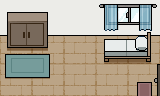

This game map was drawn from its Tiled (.tmx) file and the tilesets committed beside it. A one-line description and the full map source follow:
An orthogonal 5x3 tile map with 32x32 px tiles, 1 tile layer (Tile Layer 1) and 8 objects.

<map version="1.10" tiledversion="1.11.2" orientation="orthogonal" renderorder="right-down" width="5" height="3" tilewidth="32" tileheight="32" infinite="0" nextlayerid="7" nextobjectid="13">
 <tileset firstgid="1" name="map-tileset" tilewidth="32" tileheight="32" tilecount="15" columns="5">
  <image source="../images/bedroom.png" width="160" height="96" />
 </tileset>
 <layer id="1" name="Tile Layer 1" width="5" height="3">
  <data encoding="csv">
1,2,3,4,5,
6,7,8,9,10,
11,12,13,14,15
</data>
 </layer>
 <objectgroup id="2" name="Collisions">
  <object id="2" x="-2.54545" y="99" width="186.705" height="10" />
  <object id="3" x="-3" y="-3.02856" width="-10" height="101.756" />
  <object id="4" x="-3.10153" y="-3" width="166.13" height="12.4586" />
  <object id="5" x="163" y="-3.02856" width="10" height="64.9908" />
  <object id="12" x="173.75" y="44.9714" width="10" height="64.9908" />
  <object id="8" x="110.706" y="42.5688" width="39.7242" height="0.0636364" />
 </objectgroup>
 <objectgroup id="6" name="out" offsetx="1.83621" offsety="0">
  <object id="10" x="170" y="63.4545" width="1.27273" height="32.5455" />
 </objectgroup>
 <objectgroup id="4" name="cabinet">
  <object id="7" x="13.5938" y="14.6599" width="26.9414" height="25.4535" />
 </objectgroup>
</map>
